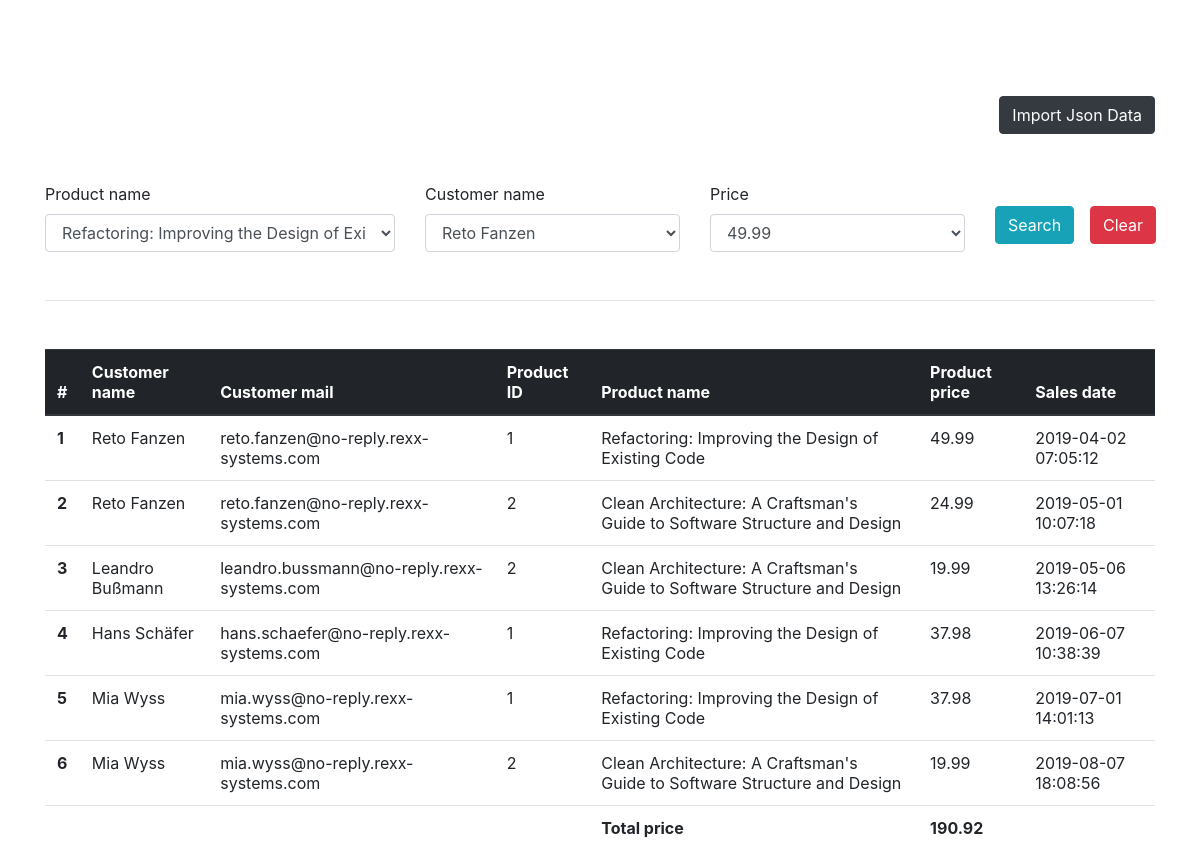
The page / on the database its author committed.
### tables this page shows
CREATE TABLE `sales` (
  `sale_id` int(11) NOT NULL,
  `customer_name` varchar(255) NOT NULL,
  `customer_mail` varchar(255) NOT NULL,
  `product_id` int(11) NOT NULL,
  `product_name` varchar(255) NOT NULL,
  `product_price` decimal(10,2) NOT NULL,
  `sale_date` timestamp NOT NULL DEFAULT current_timestamp() ON UPDATE current_timestamp()
);

### config/template.php (called while the page is built, shortened)
<?php
class Template
{
    protected $template;
    public function __construct($template)
    {
        $this->template = $template;
    }
    public function __toString()
    {
        include basename($this->template);
        return ob_get_clean();
    }
}

### config/db.php (called while the page is built, shortened)
<?php
class DbConfig
{
    private $_host = 'localhost';
    private $_username = 'root';
    private $_password = '';
    private $_database = 'rexx_system';
    protected $connection;
    public function __construct()
    {
        if (!isset($this->connection)) {
            $this->connection = new mysqli($this->_host, $this->_username, $this->_password, $this->_database);
        }
        return $this->connection;
    }
}
?>

### config/action.php (called while the page is built, shortened)
<?php
include_once 'db.php';
class Action extends DbConfig
{
      public function read($filter,$price,$product,$customer)
      {
        $array = array();
        if($filter == 'false' || !$filter) {
            $query = "SELECT * FROM sales";
        }else{
            $query = "SELECT * FROM sales WHERE customer_name = '{$this->connection->real_escape_string($customer)}' AND product_name='{$this->connection->real_escape_string($product)}' AND product_price='{$this->connection->real_escape_string($price)}'";
        }
        $result = mysqli_query($this->connection, $query);
        if($result) {
            while ($row = mysqli_fetch_assoc($result)) {
                $array[] = $row;
            }
        }else{
            $array = [];
        }
        $arrSum = array_sum(array_column($array, 'product_price'));
        return ['data'=>$array,'total'=>$arrSum];
      }
}
?>

### view/product.php (the view, shortened to what this page needs)
<html>
<head>
    <link rel="stylesheet" href="https://maxcdn.bootstrapcdn.com/bootstrap/4.0.0/css/bootstrap.min.css">
</head>
<body>
    <div class="container">
        <div class="row">
            <div class="col-md-12">
            </div>
        </div>
        <div class="row">
            <div class="col-md-12 d-flex justify-content-end">
                <button type="button" class="btn btn-dark mt-5" data-toggle="modal" data-target="#exampleModalCenter">Import Json Data</button>
            </div>
        </div>
        <div class="row">
            <div class="col-md-12">
                <form action="app/filter.php" method="post" class="mt-5">
                    <div class="row">
                        <div class="col-md-4">
                            <div class="form-group">
                                <label for="exampleFormControlSelect1">Product name</label>
                                <select class="form-control" name="product_name">
                                    <?php foreach($products as $key=> $product){ ?>
                                    <option><?=$product?></option>
                                    <?php }?>
                                </select>
                            </div>
                        </div>
                        <div class="col-md-3">
                            <div class="form-group">
                                <label for="exampleFormControlSelect1">Customer name</label>
                                <select class="form-control" name="customer_name">
                                    <?php foreach($customers as $key=> $customer){ ?>
                                        <option><?=$customer?></option>
                                    <?php }?>
                                </select>
                            </div>
                        </div>
                        <div class="col-md-3">
                            <div class="form-group">
                                <label for="exampleFormControlSelect1">Price</label>
                                <select class="form-control" name="price">
                                    <?php foreach($prices as $key=> $price){ ?>
                                        <option><?=$price?></option>
                                    <?php }?>
                                </select>
                            </div>
                        </div>
                        <div class="col-md-1">
                            <button type="submit" name="submit" class="btn btn-info mt-4">Search</button>
                        </div>
                        <div class="col-md-1">
                            <a href="index.php?filter=false" class="btn btn-danger mt-4">Clear</a>
                        </div>
                    </div>
                </form>
            </div>
        </div>
        <div class="row">
            <div class="col-md-12">
                <table class="table mt-5">
                    <thead class="thead-dark">
                    <tr>
                        <th scope="col">#</th>
                        <th scope="col">Customer name</th>
                        <th scope="col">Customer mail</th>
                        <th scope="col">Product ID</th>
                        <th scope="col">Product name</th>
                        <th scope="col">Product price</th>
                        <th scope="col">Sales date</th>
                    </tr>
                    </thead>
                    <tbody>
                    <?php if(count($sales) > 0){?>
                    <?php foreach($sales as $key=> $row){ ?>
                    <tr>
                        <th scope="row"><?=++$key?></th>
                        <td><?=$row["customer_name"]?></td>
                        <td><?=$row["customer_mail"]?></td>
                        <td><?=$row["product_id"]?></td>
                        <td><?=$row["product_name"]?></td>
                        <td><?=$row["product_price"]?></td>
                        <td><?=$row["sale_date"]?></td>
                    </tr>
                    <?php }}else{?>
                        <tr><td>No Data Available</td></tr>
                    <?php }?>
                    <tr>
                        <th scope="col"></th>
                        <th scope="col"></th>
                        <th scope="col"></th>
                        <th scope="col"></th>
                        <th scope="col">Total price</th>
                        <th scope="col"><?=$total?></th>
                        <th scope="col"></th>
                    </tr>
                    <hr>
                    </tbody>
                </table>
            </div>
        </div>
    </div>
</body>
</html>

### index.php (shortened to what this page needs)
<?php
$template = new Template('view/product.php');
$action = new Action();
$filter=false;
$product="";
$customer="";
$price="";
$template->sales = $action->read($filter,$price,$product,$customer)['data'];
$template->total = $action->read($filter,$price,$product,$customer)['total'];
$template->products = $action->fetch_column('product_name');
$template->customers = $action->fetch_column('customer_name');
$template->prices = $action->fetch_column('product_price');
echo $template;
?>

### rows shown on the page
sales: customer_name "Reto Fanzen", customer_mail "reto.fanzen@no-reply.rexx-systems.com", product "1", product_name "Refactoring: Improving the Design of Existing Code", product_price "49.99", sale_date "2019-04-02 07:05:12"
sales: customer_name "Reto Fanzen", customer_mail "reto.fanzen@no-reply.rexx-systems.com", product "2", product_name "Clean Architecture: A Craftsman's Guide to Software Structure and Design", product_price "24.99", sale_date "2019-05-01 10:07:18"
sales: customer_name "Leandro Bußmann", customer_mail "leandro.bussmann@no-reply.rexx-systems.com", product "2", product_name "Clean Architecture: A Craftsman's Guide to Software Structure and Design", product_price "19.99", sale_date "2019-05-06 13:26:14"
sales: customer_name "Hans Schäfer", customer_mail "hans.schaefer@no-reply.rexx-systems.com", product "1", product_name "Refactoring: Improving the Design of Existing Code", product_price "37.98", sale_date "2019-06-07 10:38:39"
sales: customer_name "Mia Wyss", customer_mail "mia.wyss@no-reply.rexx-systems.com", product "1", product_name "Refactoring: Improving the Design of Existing Code", product_price "37.98", sale_date "2019-07-01 14:01:13"
sales: customer_name "Mia Wyss", customer_mail "mia.wyss@no-reply.rexx-systems.com", product "2", product_name "Clean Architecture: A Craftsman's Guide to Software Structure and Design", product_price "19.99", sale_date "2019-08-07 18:08:56"

### other values the page prints
$total "190.92"
form field product_name "Refactoring: Improving the Design of Existing Code"
form field customer_name "Reto Fanzen"
form field price "49.99"
